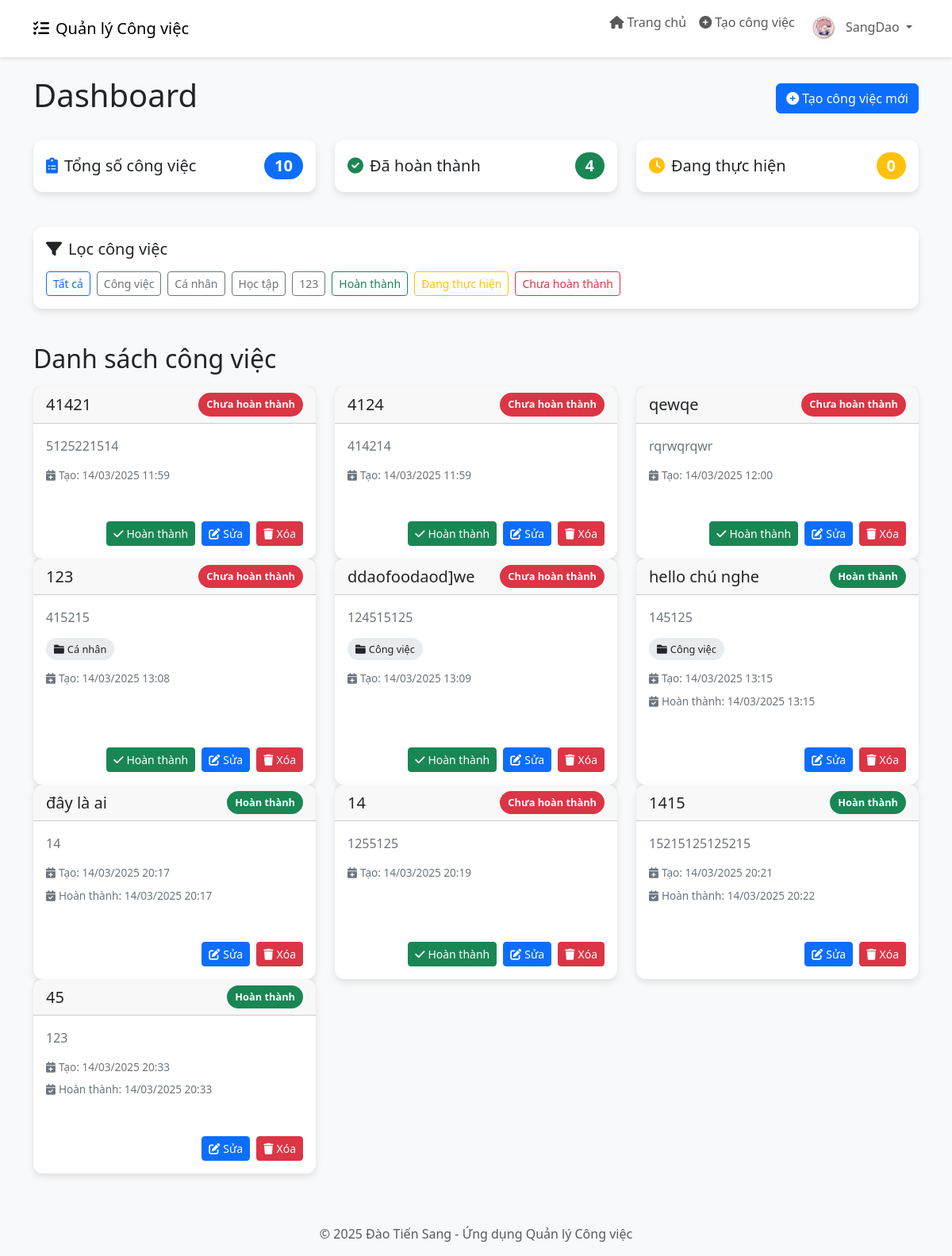
The page /dashboard (signed in) on the database its author committed.
### app.py (models this page shows)
class User(db.Model):
    id = db.Column(db.Integer, primary_key=True)
    username = db.Column(db.String(80), unique=True, nullable=False)
    password = db.Column(db.String(200), nullable=False)
    avatar = db.Column(db.String(200), nullable=True, default='default-avatar.png')
    is_admin = db.Column(db.Boolean, default=False)
    tasks = db.relationship('Task', backref='user', lazy=True)

class Category(db.Model):
    id = db.Column(db.Integer, primary_key=True)
    name = db.Column(db.String(100), nullable=False)
    description = db.Column(db.Text, nullable=True)
    tasks = db.relationship('Task', backref='category', lazy=True)

class Task(db.Model):
    id = db.Column(db.Integer, primary_key=True)
    title = db.Column(db.String(100), nullable=False)
    description = db.Column(db.Text, nullable=True)
    status = db.Column(db.String(20), default='Chưa hoàn thành')
    created = db.Column(db.DateTime, default=lambda: datetime.now(vietnam_tz))  # Lưu thời gian theo múi giờ Việt Nam
    finished = db.Column(db.DateTime, nullable=True)
    user_id = db.Column(db.Integer, db.ForeignKey('user.id'), nullable=False)
    category_id = db.Column(db.Integer, db.ForeignKey('category.id'), nullable=True)

### app.py (the view)
@app.route('/dashboard')
def dashboard():
    if 'user_id' not in session:
        return redirect(url_for('login'))
    user_id = session['user_id']
    user = User.query.get(user_id)
    if session.get('is_admin'):
        tasks = Task.query.all()
        categories = Category.query.all()
        users = User.query.all()
    else:
        tasks = Task.query.filter_by(user_id=user_id).all()
        categories = Category.query.all()
        users = None
    session['avatar'] = user.avatar
    return render_template('dashboard.html', tasks=tasks, categories=categories, users=users, user=user)

### templates/dashboard.html
{% extends 'base.html' %}
{% block content %}
<div class="d-flex justify-content-between align-items-center mb-4">
    <h1>Dashboard</h1>
    <a href="{{ url_for('new_task') }}" class="btn btn-primary">
        <i class="fas fa-plus-circle me-1"></i>Tạo công việc mới
    </a>
</div>
<div class="row mb-4">
    <div class="col-md-4">
        <div class="card p-3">
            <div class="d-flex justify-content-between align-items-center">
                <h5 class="mb-0"><i class="fas fa-clipboard-list text-primary me-2"></i>Tổng số công việc</h5>
                <span class="badge bg-primary rounded-pill fs-5">{{ tasks|length }}</span>
            </div>
        </div>
    </div>
    <div class="col-md-4">
        <div class="card p-3">
            <div class="d-flex justify-content-between align-items-center">
                <h5 class="mb-0"><i class="fas fa-check-circle text-success me-2"></i>Đã hoàn thành</h5>
                <span class="badge bg-success rounded-pill fs-5">{{ tasks|selectattr('status', 'equalto', 'Hoàn thành')|list|length }}</span>
            </div>
        </div>
    </div>
    <div class="col-md-4">
        <div class="card p-3">
            <div class="d-flex justify-content-between align-items-center">
                <h5 class="mb-0"><i class="fas fa-clock text-warning me-2"></i>Đang thực hiện</h5>
                <span class="badge bg-warning rounded-pill fs-5">{{ tasks|selectattr('status', 'equalto', 'Đang thực hiện')|list|length }}</span>
            </div>
        </div>
    </div>
</div>
<div class="row mb-4">
    <div class="col-12">
        <div class="card p-3">
            <div class="d-flex justify-content-between align-items-center mb-3">
                <h5 class="mb-0"><i class="fas fa-filter me-2"></i>Lọc công việc</h5>
            </div>
            <div class="d-flex flex-wrap gap-2">
                <a href="{{ url_for('dashboard') }}" class="btn btn-sm btn-outline-primary">Tất cả</a>
                {% for category in categories %}
                <a href="{{ url_for('dashboard', category_id=category.id) }}" class="btn btn-sm btn-outline-secondary">
                    {{ category.name }}
                </a>
                {% endfor %}
                <a href="{{ url_for('dashboard', status='Hoàn thành') }}" class="btn btn-sm btn-outline-success">Hoàn thành</a>
                <a href="{{ url_for('dashboard', status='Đang thực hiện') }}" class="btn btn-sm btn-outline-warning">Đang thực hiện</a>
                <a href="{{ url_for('dashboard', status='Chưa hoàn thành') }}" class="btn btn-sm btn-outline-danger">Chưa hoàn thành</a>
            </div>
        </div>
    </div>
</div>
<h2 class="mb-3">Danh sách công việc</h2>
{% if not tasks %}
<div class="alert alert-info">
    <i class="fas fa-info-circle me-2"></i>Không có công việc nào. Hãy tạo công việc mới!
</div>
{% else %}
<div class="row">
    {% for task in tasks %}
    <div class="col-md-4">
        <div class="card task-card mb-4">
            <div class="card-header task-header">
                <h5 class="card-title mb-0">{{ task.title }}</h5>
                {% if task.status == 'Hoàn thành' %}
                <span class="task-badge bg-success text-white">Hoàn thành</span>
                {% elif task.status == 'Đang thực hiện' %}
                <span class="task-badge bg-warning text-dark">Đang thực hiện</span>
                {% else %}
                <span class="task-badge bg-danger text-white">Chưa hoàn thành</span>
                {% endif %}
            </div>
            <div class="card-body d-flex flex-column">
                <p class="task-description">{{ task.description }}</p>
                {% if task.category %}
                <div class="mb-3">
                    <span class="category-badge">
                        <i class="fas fa-folder me-1"></i>{{ task.category.name }}
                    </span>
                </div>
                {% endif %}
                <div class="task-date mb-2">
                    <i class="fas fa-calendar-plus me-1"></i>Tạo: {{ task.created.strftime('%d/%m/%Y %H:%M') }}
                </div>
                {% if task.finished %}
                <div class="task-date mb-2">
                    <i class="fas fa-calendar-check me-1"></i>Hoàn thành: {{ task.finished.strftime('%d/%m/%Y %H:%M') }}
                </div>
                {% endif %}
                <div class="task-footer mt-auto pt-3 d-flex gap-2">
                    {% if task.status != 'Hoàn thành' %}
                    <a href="{{ url_for('complete_task', task_id=task.id) }}" class="btn btn-success btn-sm">
                        <i class="fas fa-check me-1"></i>Hoàn thành
                    </a>
                    {% endif %}
                    <a href="{{ url_for('edit_task', task_id=task.id) }}" class="btn btn-primary btn-sm">
                        <i class="fas fa-edit me-1"></i>Sửa
                    </a>
                    <a href="{{ url_for('delete_task', task_id=task.id) }}" class="btn btn-danger btn-sm" onclick="return confirm('Bạn có chắc chắn muốn xóa công việc này?')">
                        <i class="fas fa-trash me-1"></i>Xóa
                    </a>
                </div>
            </div>
        </div>
    </div>
    {% endfor %}
</div>
{% endif %}
{% endblock %}

### templates/base.html (shortened to what this page needs)
<!DOCTYPE html>
<html lang="vi">
<head>
    <link href="https://cdn.jsdelivr.net/npm/bootstrap@5.3.0-alpha1/dist/css/bootstrap.min.css" rel="stylesheet">
    <link rel="stylesheet" href="https://cdnjs.cloudflare.com/ajax/libs/font-awesome/6.0.0/css/all.min.css">
</head>
<body>
    {% if 'user_id' in session %}
    <nav class="navbar navbar-expand-lg navbar-light bg-white mb-4">
        <div class="container">
            <a class="navbar-brand" href="{{ url_for('dashboard') }}">
                <i class="fas fa-tasks me-2"></i>Quản lý Công việc
            </a>
            <div class="collapse navbar-collapse" id="navbarNav">
                <ul class="navbar-nav ms-auto">
                    <li class="nav-item">
                        <a class="nav-link" href="{{ url_for('dashboard') }}">
                            <i class="fas fa-home me-1"></i>Trang chủ
                        </a>
                    </li>
                    <li class="nav-item">
                        <a class="nav-link" href="{{ url_for('new_task') }}">
                            <i class="fas fa-plus-circle me-1"></i>Tạo công việc
                        </a>
                    </li>
                    <li class="nav-item dropdown">
                        <a class="nav-link dropdown-toggle" href="#" id="navbarDropdown" role="button" data-bs-toggle="dropdown" aria-expanded="false">
                            <img src="{{ url_for('static', filename='uploads/' + session.get('avatar', 'default-avatar.png')) }}" alt="Avatar" class="avatar-circle me-1">
                            {{ session.get('username') }}
                        </a>
                    </li>
                </ul>
            </div>
        </div>
    </nav>
    {% endif %}
    <div class="container mt-4">
        {% block content %}{% endblock %}
    </div>
    <footer class="bg-light py-3 mt-5">
        <div class="container text-center">
            <p class="text-muted mb-0">© 2025 Đào Tiến Sang - Ứng dụng Quản lý Công việc</p>
        </div>
    </footer>
</body>
</html>

### templates/base.html (style rules this page uses)
body { background-color: #f8f9fa; font-family: 'Segoe UI', Tahoma, Geneva, Verdana, sans-serif; }
.navbar { box-shadow: 0 2px 4px rgba(0, 0, 0, 0.1); }
.card { border: none; border-radius: 12px; box-shadow: 0 4px 8px rgba(0, 0, 0, 0.1); transition: transform 0.3s ease, box-shadow 0.3s ease; margin-bottom: 20px; }
.task-card { height: 100%; }
.task-header { display: flex; justify-content: space-between; align-items: center; }
.task-badge { padding: 5px 10px; border-radius: 50px; font-size: 0.8rem; font-weight: bold; }
.task-date { font-size: 0.85rem; color: #6c757d; }
.task-description { color: #6c757d; margin-bottom: 15px; }
.task-footer { display: flex; justify-content: flex-end; margin-top: auto; }
.avatar-circle { width: 40px; height: 40px; border-radius: 50%; object-fit: cover; }
.category-badge { margin-right: 5px; padding: 5px 10px; border-radius: 50px; font-size: 0.8rem; background-color: #e9ecef; color: #212529; }

### rows shown on the page
User: avatar (picture), get "SangDao"
Category: name "Công việc"
Category: name "Cá nhân"
Category: name "Học tập"
Category: name "123"
Task: title "41421", status "Chưa hoàn thành", description "5125221514", created "14/03/2025 11:59"
Task: title "4124", status "Chưa hoàn thành", description "414214", created "14/03/2025 11:59"
Task: title "qewqe", status "Chưa hoàn thành", description "rqrwqrqwr", created "14/03/2025 12:00"
Task: title "123", status "Chưa hoàn thành", description "415215", category.name "Cá nhân", created "14/03/2025 13:08"
Task: title "ddaofoodaod]we", status "Chưa hoàn thành", description "124515125", category.name "Công việc", created "14/03/2025 13:09"
Task: title "hello chú nghe", status "Hoàn thành", description "145125", category.name "Công việc", created "14/03/2025 13:15", finished "14/03/2025 13:15"
Task: title "đây là ai", status "Hoàn thành", description "14", created "14/03/2025 20:17", finished "14/03/2025 20:17"
Task: title "14", status "Chưa hoàn thành", description "1255125", created "14/03/2025 20:19"
Task: title "1415", status "Hoàn thành", description "15215125125215", created "14/03/2025 20:21", finished "14/03/2025 20:22"
Task: title "45", status "Hoàn thành", description "123", created "14/03/2025 20:33", finished "14/03/2025 20:33"

### other values the page prints
{{ tasks|length }} "10"
{{ tasks|selectattr('status', 'equalto', 'Hoàn thành')|list|length }} "4"
{{ tasks|selectattr('status', 'equalto', 'Đang thực hiện')|list|length }} "0"
